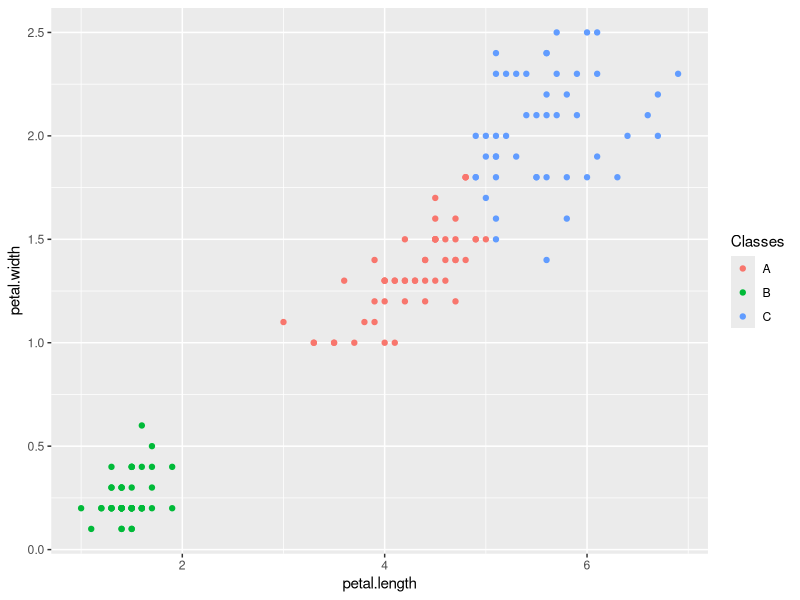
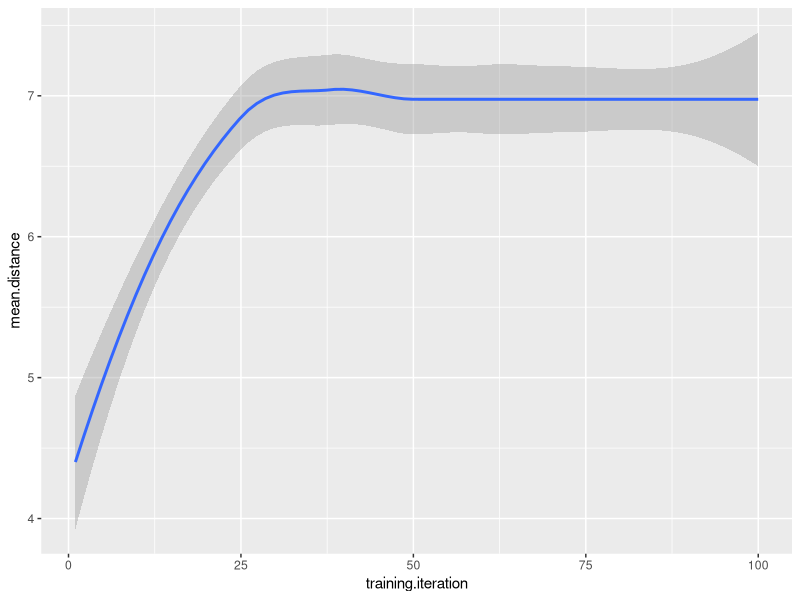

Reproduce these figures in R, in order.
install.packages("ggplot2")
library("ggplot2")
data("iris")

#a(1.4, 0.1)
#b(1.3, 0.2)
#c(1.7, 0.1)
xa=1.4
ya=0.1
xb=1.3
yb=0.2
xc=1.7
yc=0.1
j=0
j_cluster=c()

#100 iteration. When j=100, it means that it has finished 100 iterations
while(j<100){
  a=1
  b=1
  c=1
  distance_1=c()
  distance_2=c()
  distance_3=c()
  cluster_a_distance=c()
  cluster_a_x=c()
  cluster_a_y=c()
  cluster_b_distance=c()
  cluster_b_x=c()
  cluster_b_y=c()
  cluster_c_distance=c()
  cluster_c_x=c()
  cluster_c_y=c()
  
  #calculate the mean distance. a starts from 1. There are 150 samples
  while(a<151){
    x=iris[a,3]
    y=iris[a,4]
    a_distance = sqrt((xa-x)**2+(ya-y)**2)
    distance_1=c(distance_1,a_distance)
    
    b_distance=sqrt((xb-x)**2+(yb-y)**2)
    distance_2=c(distance_2,b_distance)
    
    c_distance=sqrt((xc-x)**2+(yc-y)**2)
    distance_3=c(distance_3,c_distance)
    
    a=a+1
    b=b+1
    c=c+1}
  
  #distance comparison
  A_count=0
  B_count=0
  C_count=0
  
  i=1
  while(i<151){
    if(distance_1[i]>distance_2[i]){
      if(distance_3[i]>distance_1[i]){
        cluster_b_x=c(cluster_b_x,iris[i,3])
        cluster_b_y=c(cluster_b_y,iris[i,4])
        cluster_b_distance=c(cluster_b_distance,distance_3[i])
        B_count=B_count+1
      }
      else{
        if(distance_2[i]>distance_3[i]){
          cluster_c_x=c(cluster_c_x,iris[i,3])
          cluster_c_y=c(cluster_c_y,iris[i,4])
          cluster_c_distance=c(cluster_c_distance,distance_3[i])
          C_count=C_count+1
        }
        else{
          cluster_b_x=c(cluster_b_x,iris[i,3])
          cluster_b_y=c(cluster_b_y,iris[i,4])
          cluster_b_distance=c(cluster_b_distance,distance_2[i])
          B_count=B_count+1
        }
      }
    }
    else{
      if(distance_3[i]>distance_2[i]){
        cluster_a_x=c(cluster_a_x,iris[i,3])
        cluster_a_y=c(cluster_a_y,iris[i,4])
        cluster_a_distance=c(cluster_a_distance,distance_1[i])
        A_count=A_count+1
      }
      else{
        if(distance_1[i]>distance_3[i]){
          cluster_c_x=c(cluster_c_x,iris[i,3])
          cluster_c_y=c(cluster_c_y,iris[i,4])
          cluster_c_distance=c(cluster_c_distance,distance_3[i])
          C_count=C_count+1
        }
        else{
          cluster_a_x=c(cluster_a_x,iris[i,3])
          cluster_a_y=c(cluster_a_y,iris[i,4])
          cluster_a_distance=c(cluster_a_distance,distance_1[i])
          A_count=A_count+1
        }
      }
      
    }
    i=i+1
  }
  
  #J cluster calculation
  j_value=0
  j_sum_a=0
  A=1
  j_sum_b=0
  B=1
  j_sum_c=0
  C=1
  while(A<=A_count){
    j_sum_a=j_sum_a+(cluster_a_distance[A])**2
    A=A+1
  }
  while(B<=B_count){
    j_sum_b=j_sum_b+(cluster_b_distance[B])**2
    B=B+1
  }
  while(C<=C_count){
    j_sum_c=j_sum_c+(cluster_c_distance[C])**2
    C=C+1
  }
  
  j_value=(j_sum_a+j_sum_b+j_sum_c)/150
  j_cluster=c(j_cluster,j_value)
  
  #New cluster centroids, also the new xa,xb...
  #if the old centroids is not needed, change xA=xa to =0, count_a=A_count
  xA=0
  yA=0
  count_a=1
  while(count_a<=A_count){
    xA=xA+cluster_a_x[count_a]
    yA=yA+cluster_a_y[count_a]
    count_a=count_a+1
  }
  
  xB=0
  yB=0
  count_b=1
  while(count_b<=B_count){
    xB=xB+cluster_b_x[count_b]
    yB=yB+cluster_b_y[count_b]
    count_b=count_b+1
  }
  xC=0
  yC=0
  count_c=1
  while(count_c<=C_count){
    xC=xC+cluster_c_x[count_c]
    yC=yC+cluster_c_y[count_c]
    count_c=count_c+1
  }
  
  
  
  #values of new cluster centroids
  xa=xA/A_count
  ya=yA/A_count
  xb=xB/B_count
  yb=yB/B_count
  xc=xC/C_count
  yc=yC/C_count
  
  j=j+1}


#j should become to 100 after 100th iteration
#After iterations, it is the time to plot

#Clustering dataframe
clustering_x=c()
clustering_y=c()
clustering_classes=c()

a_xy=1
while(a_xy<=A_count){
  clustering_x=c(clustering_x,cluster_a_x[a_xy])
  clustering_y=c(clustering_y,cluster_a_y[a_xy])
  clustering_classes=c(clustering_classes,'A')
  a_xy=a_xy+1
}
b_xy=1
while(b_xy<=B_count){
  clustering_x=c(clustering_x,cluster_b_x[b_xy])
  clustering_y=c(clustering_y,cluster_b_y[b_xy])
  clustering_classes=c(clustering_classes,'B')
  b_xy=b_xy+1
}
c_xy=1
while(c_xy<=C_count){
  clustering_x=c(clustering_x,cluster_c_x[c_xy])
  clustering_y=c(clustering_y,cluster_c_y[c_xy])
  clustering_classes=c(clustering_classes,'C')
  c_xy=c_xy+1
}
clustering=data.frame(clustering_x,clustering_y,clustering_classes)
names(clustering)=c("petal.length","petal.width","Classes")

#Clustering Ploting
g_c=ggplot(data=clustering)+
  geom_point(mapping=aes(x=petal.length, y=petal.width, color=Classes))
print(g_c)

#Training iteration dataframe
j_time=c()
j_t=1
while(j_t<=j){
  j_time=c(j_time,j_t)
  j_t=j_t+1
}
iteration=data.frame(j_time,j_cluster)
names(iteration)=c("training.iteration","mean.distance")

#Training iteration ploting
g_t=ggplot(data=iteration)+
  geom_smooth(mapping=aes(x=training.iteration, y=mean.distance))
print(g_t)
